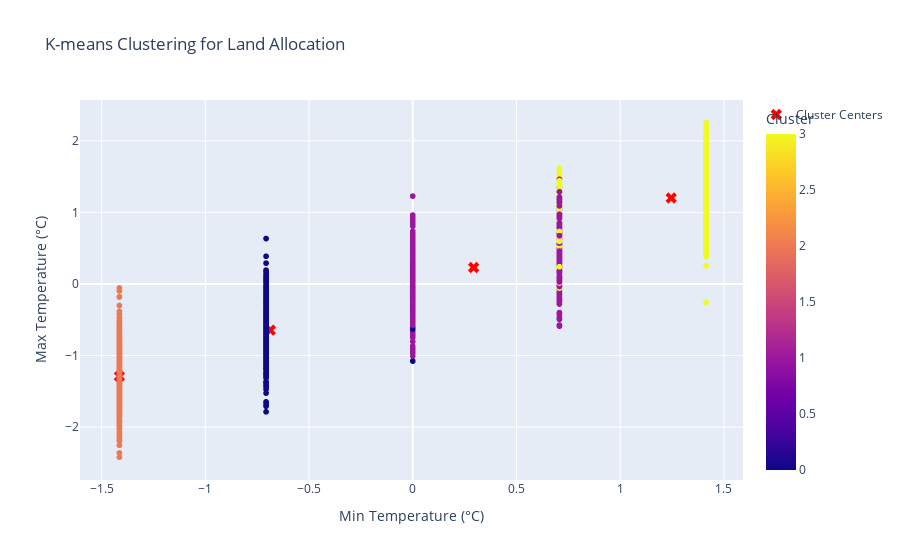

This figure's notebook cell:
### Code cell
import plotly.express as px
import pandas as pd

# Assuming data_for_land_allocation is a DataFrame and scaled_data is a numpy array
data_for_land_allocation['Min Temperature (°C)'] = scaled_data[:, 0]
data_for_land_allocation['Max Temperature (°C)'] = scaled_data[:, 1]

# Create a scatter plot
fig = px.scatter(
    data_for_land_allocation,
    x='Min Temperature (°C)',
    y='Max Temperature (°C)',
    color='Cluster',
    title='K-means Clustering for Land Allocation',
    labels={'x': 'Min Temperature (°C)', 'y': 'Max Temperature (°C)'}
)

# Add cluster centers
fig.add_trace(go.Scatter(
    x=kmeans.cluster_centers_[:, 0],
    y=kmeans.cluster_centers_[:, 1],
    mode='markers',
    marker=dict(
        size=10,
        color='red',
        symbol='x'
    ),
    name='Cluster Centers'
))

# Show the plot
fig.show()

# Print the DataFrame
print(data_for_land_allocation)

### Figure 1 — Plotly figure (JSON) as saved in the notebook; plotly's stock layout.template omitted (floating-point values rounded to 4 significant figures; data arrays with more than 128 entries replaced by an {"elided": "..."} marker saying what was removed)
{"data": [{"hovertemplate": "Min Temperature (°C)=%{x}<br>Max Temperature (°C)=%{y}<br>Cluster=%{marker.color}<extra></extra>", "legendgroup": "", "marker": {"color": {"elided": "2000 int values"}, "coloraxis": "coloraxis", "symbol": "circle"}, "mode": "markers", "name": "", "showlegend": false, "type": "scattergl", "x": {"elided": "2000 float values"}, "xaxis": "x", "y": {"elided": "2000 float values"}, "yaxis": "y"}, {"marker": {"color": "red", "size": 10, "symbol": "x"}, "mode": "markers", "name": "Cluster Centers", "type": "scatter", "x": [-0.6865, 0.2933, -1.414, 1.246], "y": [-0.6463, 0.2298, -1.292, 1.201]}], "layout": {"coloraxis": {"colorbar": {"title": {"text": "Cluster"}}, "colorscale": [[0, "#0d0887"], [0.1111, "#46039f"], [0.2222, "#7201a8"], [0.3333, "#9c179e"], [0.4444, "#bd3786"], [0.5556, "#d8576b"], [0.6667, "#ed7953"], [0.7778, "#fb9f3a"], [0.8889, "#fdca26"], [1, "#f0f921"]]}, "legend": {"tracegroupgap": 0}, "title": {"text": "K-means Clustering for Land Allocation"}, "xaxis": {"anchor": "y", "domain": [0, 1], "title": {"text": "Min Temperature (°C)"}}, "yaxis": {"anchor": "x", "domain": [0, 1], "title": {"text": "Max Temperature (°C)"}}}}
